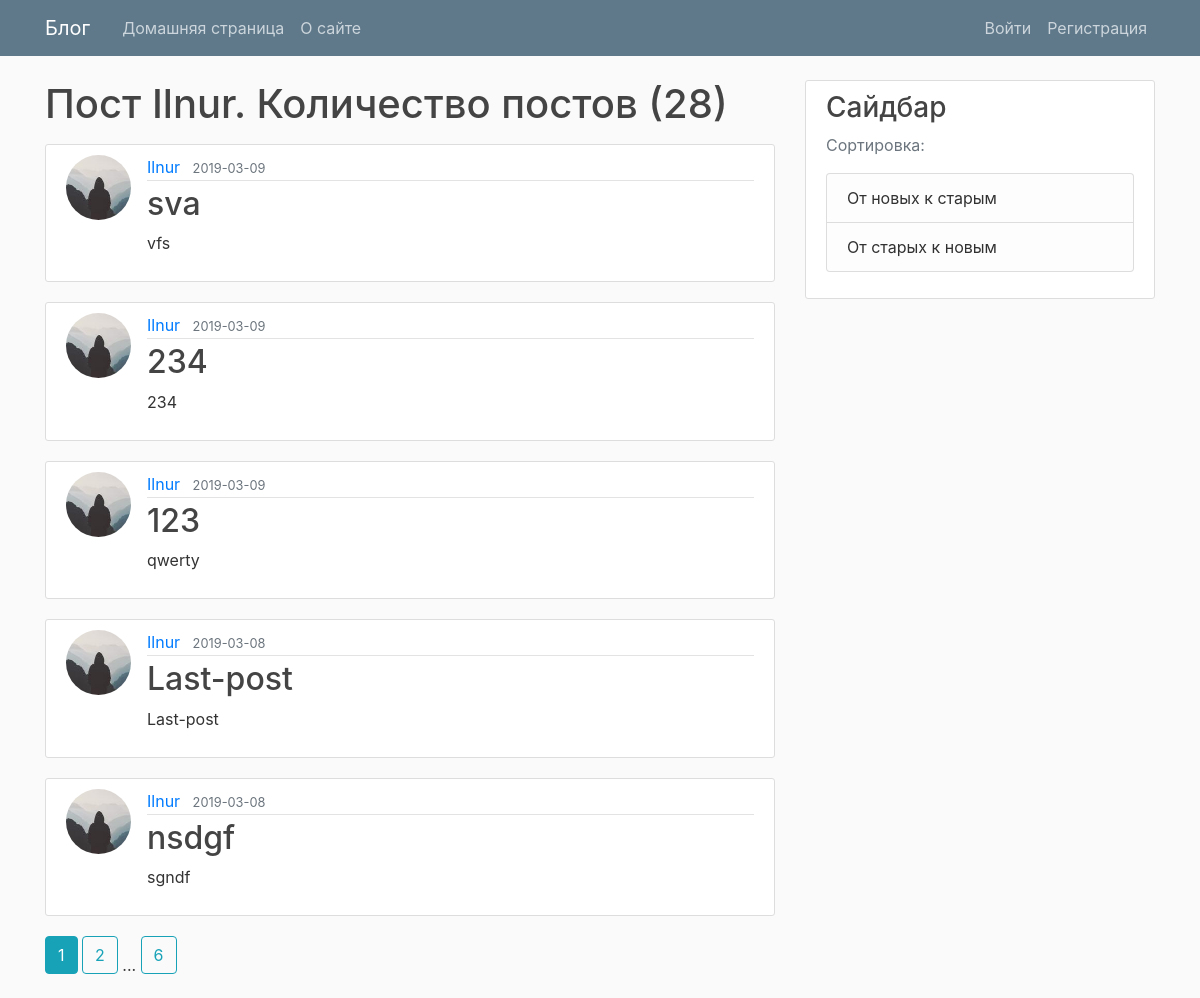
The page /user/Ilnur on the database its author committed.
### main/models.py (models this page shows, shortened)
class User(db.Model, UserMixin):
    id = db.Column(db.Integer, primary_key=True)
    username = db.Column(db.String(20), unique=True, nullable=False)
    email = db.Column(db.String(120), unique=True, nullable=False)
    image_file = db.Column(db.String(20),
                           nullable=False, default='default.jpg')
    password = db.Column(db.String(60), nullable=False)
    posts = db.relationship('Post', backref='author', lazy=True)

class Post(db.Model):
    id = db.Column(db.Integer, primary_key=True)
    title = db.Column(db.String(100), nullable=False)
    date_posted = db.Column(db.DateTime,
                            nullable=False, default=datetime.utcnow())
    content = db.Column(db.Text, nullable=False)
    user_id = db.Column(db.Integer, db.ForeignKey('user.id'), nullable=False)

### main/users/routes.py (the view)
@users.route("/user/<string:username>")
def user_posts(username):
    page = request.args.get('page', 1, type=int)
    user = User.query.filter_by(username=username).first_or_404()
    posts = Post.query.filter_by(author=user)\
        .order_by(Post.date_posted.desc())\
        .paginate(page=page, per_page=5)
    return render_template('user_posts.html', posts=posts, user=user)

### main/templates/user_posts.html
{% extends "base.html" %}
{% block content %}
    <h1 class="mb-3">Пост {{ user.username }}. Количество постов ({{ posts.total }})</h1>
    {% for post in posts.items %}
        <article class="media content-section">
          <img class="rounded-circle article-img" src="{{ url_for('static', filename='profile_pics/' + post.author.image_file) }}">
          <div class="media-body">
            <div class="article-metadata">
              <a class="mr-2" href="{{ url_for('users.user_posts', username=post.author.username) }}">{{ post.author.username }}</a>
              <small class="text-muted">{{ post.date_posted.strftime('%Y-%m-%d') }}</small>
            </div>
            <h2><a class="article-title" href="{{ url_for('posts.post', post_id=post.id) }}">{{ post.title }}</a></h2>
            <p class="article-content">{{ post.content }}</p>
          </div>
        </article>
    {% endfor %}
    {% for page_num in posts.iter_pages(left_edge=1, right_edge=1, left_current=1, right_current=2) %}
      {% if page_num %}
        {% if posts.page == page_num %}
          <a class="btn btn-info mb-4" href="{{ url_for('users.user_posts', username=user.username, page=page_num) }}">{{ page_num }}</a>
        {% else %}
          <a class="btn btn-outline-info mb-4" href="{{ url_for('users.user_posts', username=user.username, page=page_num) }}">{{ page_num }}</a>
        {% endif %}
      {% else %}
        ...
      {% endif %}
    {% endfor %}
{% endblock content %}

### main/static/main.css (style rules this page uses)
body { background: #fafafa; color: #333333; margin-top: 5rem; }
h1, h2, h3, h4, h5, h6 { color: #444444; }
.content-section { background: #ffffff; padding: 10px 20px; border: 1px solid #dddddd; border-radius: 3px; margin-bottom: 20px; }
.article-title { color: #444444; }
.article-content { white-space: pre-line; }
.article-img { height: 65px; width: 65px; margin-right: 16px; }
.article-metadata { padding-bottom: 1px; margin-bottom: 4px; border-bottom: 1px solid #e3e3e3 }

### rows shown on the page
User: username "Ilnur"
Post: image_file (picture), author.username "Ilnur", date_posted "2019-03-09", title "sva", content "vfs"
Post: image_file (picture), author.username "Ilnur", date_posted "2019-03-09", title "234", content "234"
Post: image_file (picture), author.username "Ilnur", date_posted "2019-03-09", title "123", content "qwerty"
Post: image_file (picture), author.username "Ilnur", date_posted "2019-03-08", title "Last-post", content "Last-post"
Post: image_file (picture), author.username "Ilnur", date_posted "2019-03-08", title "nsdgf", content "sgndf"

### other values the page prints
{{ posts.total }} "28"
{{ page_num }} "1"
{{ page_num }} "2" "6"
